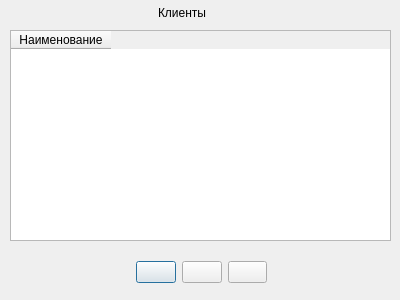
<?xml version="1.0" encoding="UTF-8"?>
<ui version="4.0">
 <class>guideDialog</class>
 <widget class="QDialog" name="guideDialog">
  <property name="windowModality">
   <enum>Qt::ApplicationModal</enum>
  </property>
  <property name="geometry">
   <rect>
    <x>0</x>
    <y>0</y>
    <width>400</width>
    <height>300</height>
   </rect>
  </property>
  <property name="minimumSize">
   <size>
    <width>400</width>
    <height>300</height>
   </size>
  </property>
  <property name="maximumSize">
   <size>
    <width>400</width>
    <height>300</height>
   </size>
  </property>
  <property name="windowTitle">
   <string/>
  </property>
  <widget class="QLabel" name="label">
   <property name="geometry">
    <rect>
     <x>158</x>
     <y>5</y>
     <width>71</width>
     <height>16</height>
    </rect>
   </property>
   <property name="styleSheet">
    <string notr="true">font: 75 12pt &quot;MS Shell Dlg 2&quot;;</string>
   </property>
   <property name="text">
    <string>Клиенты</string>
   </property>
  </widget>
  <widget class="QTableWidget" name="tableWidget">
   <property name="geometry">
    <rect>
     <x>10</x>
     <y>30</y>
     <width>381</width>
     <height>211</height>
    </rect>
   </property>
   <column>
    <property name="text">
     <string>Наименование</string>
    </property>
   </column>
  </widget>
  <widget class="QWidget" name="horizontalLayoutWidget">
   <property name="geometry">
    <rect>
     <x>136</x>
     <y>257</y>
     <width>131</width>
     <height>30</height>
    </rect>
   </property>
   <layout class="QHBoxLayout" name="horizontalLayout">
    <item>
     <widget class="QPushButton" name="addButton">
      <property name="text">
       <string/>
      </property>
      <property name="icon">
       <iconset>
        <normaloff>../icons/add48.png</normaloff>../icons/add48.png</iconset>
      </property>
     </widget>
    </item>
    <item>
     <widget class="QPushButton" name="editButton">
      <property name="text">
       <string/>
      </property>
      <property name="icon">
       <iconset>
        <normaloff>../icons/edit48.png</normaloff>../icons/edit48.png</iconset>
      </property>
     </widget>
    </item>
    <item>
     <widget class="QPushButton" name="delButton">
      <property name="text">
       <string/>
      </property>
      <property name="icon">
       <iconset>
        <normaloff>../icons/delete48.png</normaloff>../icons/delete48.png</iconset>
      </property>
     </widget>
    </item>
   </layout>
  </widget>
 </widget>
 <resources/>
 <connections/>
</ui>
